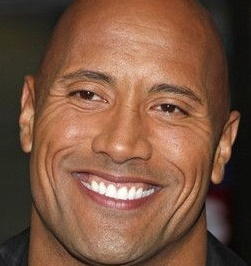
#> input picture test/dataset/Dwayne Johnson147_1596.jpg, 251 x 266 px, found by its file name; its folder holds only this picture in this run
$ python main.py
#> lines starting #> are read from the running program, lines starting #| are printed output that depends on the picture
### src/testing/step1.py
import cv2
import numpy as np
import os
import matplotlib.pyplot as plt

data = r'D:\Kelvin\code\python\Algeo02-21001\test\dataset'

#load foto
def load_images_from_folder(folder):
    images = []
    for filename in os.listdir(folder):
        img = cv2.imread(os.path.join(folder,filename),0)
        if img is not None:
            images.append(img)
    return images

#resize 256 256
def resize_image(folder):
    resized_images = []
    for image in load_images_from_folder(folder):
#> in load_images_from_folder, `img = cv2.imread(os.path.join(folder,filename),0)`:
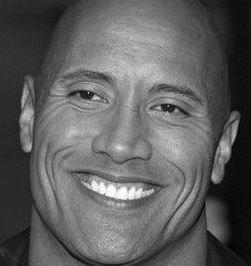
#> img: shape (266, 251); min 0, max 255, mean 94.6
        resized = cv2.resize(image, (256, 256),interpolation= cv2.INTER_AREA)
        resized_images.append(resized)
    return resized_images

#resize jadiin 256^2 1
def imagevector(folder) :
    vector_images = []
    for image in resize_image(folder) :
#> in resize_image, `resized = cv2.resize(image, (256, 256),interpolation= cv2.INTER_AREA)`:
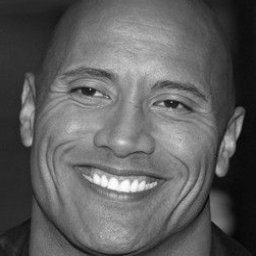
#> resized: shape (256, 256); min 4, max 255, mean 94.5
        vector_images.append(np.array(image).flatten())
    return vector_images

#rata2
def meanSetImg(setImg) :
    sumImg = [0 for i in range(256*256)]
    length = len(setImg)
    for i in range(length) :
        for j in range(256*256) :
            sumImg[j] += setImg[i][j]

    return np.divide(sumImg, length)


#tiap foto dikurangin rata2
def setDiffImg(setImg, mean) :
    setDiff = []

    for i in range(len(setImg)) :
        setDiff.append(np.absolute(np.subtract(setImg[i],mean)))
    return setDiff

def covarian(setImg):
    covarian = np.matmul(setImg,np.transpose(setImg))
    return covarian

# [8 lines left out: function reshapeimg, not called in this run]

### src/testing/eigenfaces.py
import numpy as np
import cv2
import os
import matplotlib.pyplot as plt

def qr(A):
  #source: #https://rosettacode.org/wiki/QR_decomposition#Python
    m, n = A.shape
    Q = np.eye(m)
    for i in range(n - (m == n)):
        H = np.eye(m)
        #calculate Householder matrix i: rows and i: columns from A i: rows and ith column
        H[i:, i:] = make_householder(A[i:, i])
        Q = Q@H
        A = H@A
    return Q, A

# [8 lines left out: function make_householder, not called in this run]


#eigenvektor
def find_eig_qr(A):
    pQ = np.eye(A.shape[0])
    X=A.copy()
    # print(pQ)
    # print(X)
    for i in range(100):
            Q,R = qr(X)
            pQ = pQ @ Q
            X = R @ Q
    # for i in range(len(X)):

    return np.diag(X), pQ

def eigface(eigvect,differenceimg):
    leneigen = round(len(differenceimg) * 0.06)
    resultarr = []
    k = 0
    for i in range(leneigen) :
        eigenfaces = np.matmul(eigvect,differenceimg)[i]
        result = [[0 for i in range(256)] for j in range(256)]
        for j in range(256):
            for l in range(256):
                result[j][l] += eigenfaces[k]
                k += 1
        k = 0
        resultarr.append(result)
    return resultarr

### src/testing/main.py
from step1 import *
from eigenfaces import *
from eucidilian import *
import matplotlib.pyplot as plt
import numpy as np
import cv2
import os

data = r'D:\Kelvin\code\python\Algeo02-21001\test\dataset'

images = imagevector(data)
#> images = 1 item
mean = meanSetImg(images)
#> in meanSetImg, `length = len(setImg)`: length = 1
#> after the loop in meanSetImg, `for i in range(length) :`: sumImg = 65536 items

differenceimg = setDiffImg(images,mean)
#> the loop in setDiffImg, `for i in range(len(setImg)) :` made 1 pass
#> after the loop in setDiffImg, `for i in range(len(setImg)) :`: setDiff = 1 item
#> differenceimg = 1 item
covariance = covarian(differenceimg)
#> in covarian, `covarian = np.matmul(setImg,np.transpose(setImg))`: covarian = [0]
#> covariance = [0]
tempval, eigvect = find_eig_qr(covariance)
#> in find_eig_qr, `pQ = np.eye(A.shape[0])`: pQ = [1]
#> in find_eig_qr, `X=A.copy()`: X = [0]
#> tempval = [0]; eigvect = [1]

eigfacearr = eigface(eigvect,differenceimg)
#> in eigface, `leneigen = round(len(differenceimg) * 0.06)`: leneigen = 0
#> after the loop in eigface, `for i in range(leneigen) :`: resultarr = []
#> eigfacearr = []

test = r'D:\Kelvin\code\python\Algeo02-21001\test\dataset\Avril Lavigne37_681.jpg'
testimg = cv2.imread(test,0)
#> (the run stopped early here; a loop or call above may not have finished)

$ run again, on test/dataset/Natalie Portman84_3590.jpg
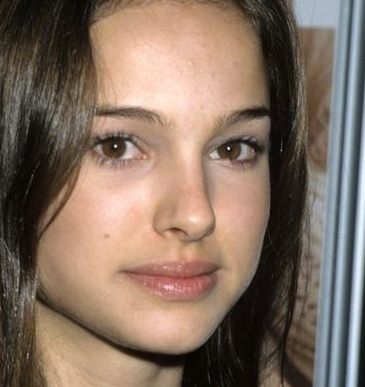
#> input picture test/dataset/Natalie Portman84_3590.jpg, 365 x 387 px, found by its file name
#> in load_images_from_folder, `img = cv2.imread(os.path.join(folder,filename),0)`:
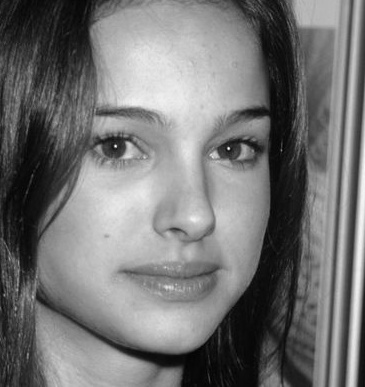
#> img: shape (387, 365); min 0, max 255, mean 116.1
#> in resize_image, `resized = cv2.resize(image, (256, 256),interpolation= cv2.INTER_AREA)`:
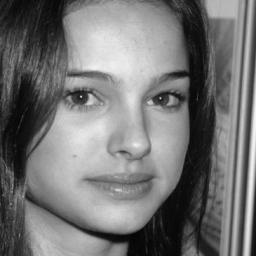
#> resized: shape (256, 256); min 4, max 244, mean 116.1
#> images = 1 item
#> length = 1
#> after the loop in meanSetImg, `for i in range(length) :`: sumImg = 65536 items
#> the loop in setDiffImg, `for i in range(len(setImg)) :` made 1 pass
#> after the loop in setDiffImg, `for i in range(len(setImg)) :`: setDiff = 1 item
#> covarian = [0]
#> in find_eig_qr, `pQ = np.eye(A.shape[0])`: pQ = [1]
#> in find_eig_qr, `X=A.copy()`: X = [0]
#> eigvect = [1]
#> leneigen = 0
#> after the loop in eigface, `for i in range(leneigen) :`: resultarr = []
